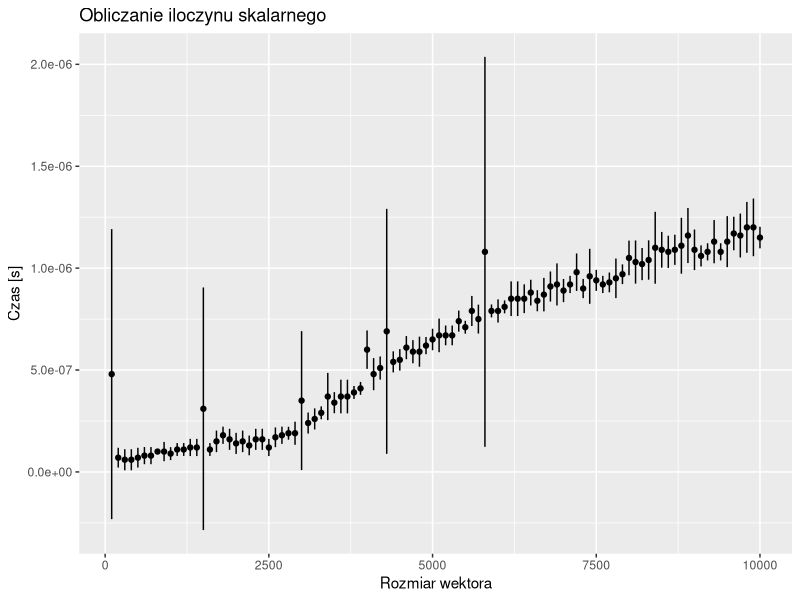
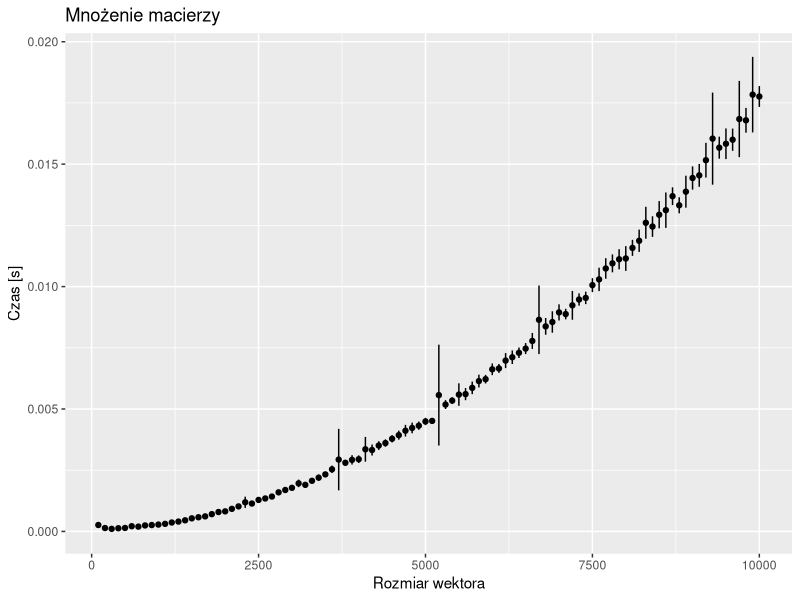

Recreate these plots in R, in order.
library("tidyverse")

# Wczytujemy dane z pliku CSV
results = read.csv("results.csv")

# Grupujemy dane po rozmiarze wektora i nazwie funkcji
avg_results <- aggregate(time ~ vector_size:function_name, data=results, FUN=mean)

# Dodajemy kolumnę z odchyleniem standardowym
avg_results$sd <- aggregate(time ~ vector_size:function_name, data=results, FUN=sd)$time

# Filtrujemy dane po nazwie funkcji i rozdzielamy do dwóch osobnych tabeli
avg_results_dot_product <- avg_results[avg_results$function_name=="dot_product",]
avg_results_matrix_vector_multiply <- avg_results[avg_results$function_name=="matrix_vector_multiply",]

# Rysujemy 2 wykresy ze słupkami błędów, podpisanymi osiami i tytułami
ggplot(avg_results_dot_product, aes(vector_size, time)) + geom_point() + geom_errorbar(aes(ymin = time-sd, ymax = time+sd, width=.25)) + ylab("Czas [s]") + xlab("Rozmiar wektora") + ggtitle("Obliczanie iloczynu skalarnego")
ggplot(avg_results_matrix_vector_multiply, aes(vector_size, time)) + geom_point() + geom_errorbar(aes(ymin = time-sd, ymax = time+sd, width=.25)) + ylab("Czas [s]") + xlab("Rozmiar wektora") + ggtitle("Mnożenie macierzy")
